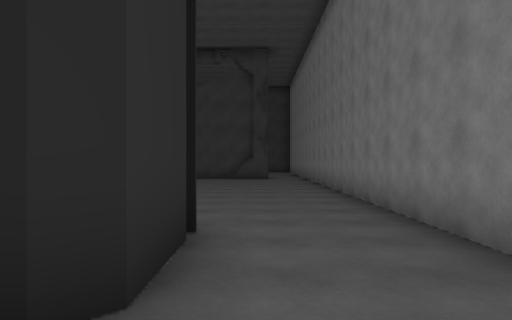
View 1 (above)

16 first-person views from a walk through a Unity game level. The camera is 1.5 m above the floor, looks level and sees 70° across. The floor is counted in squares, 2 m on a side. Each view is taken from the middle of a square. On the plan, view 1 faces up. The plan holds only what a view shows up to about 11 squares ahead; the rest is blank. The place goes on beyond the plan.

View 2
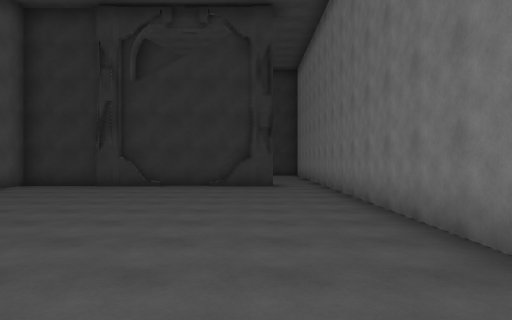

View 3
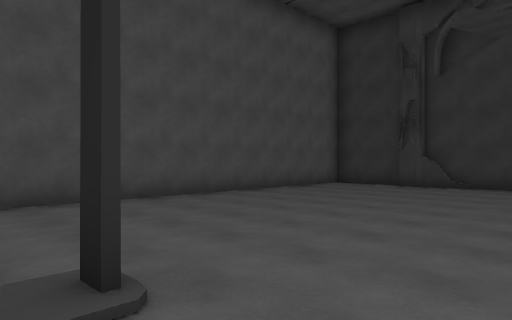

View 4
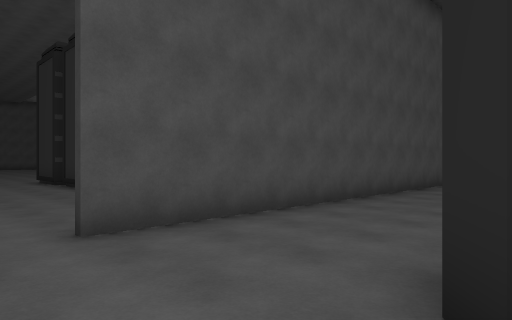

View 5
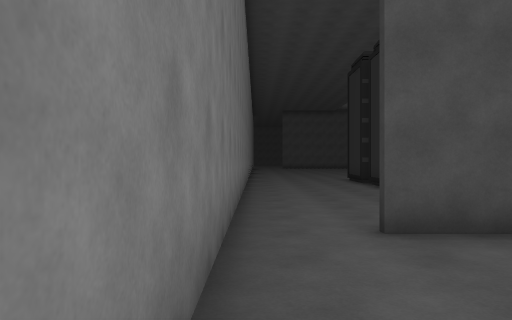

View 6
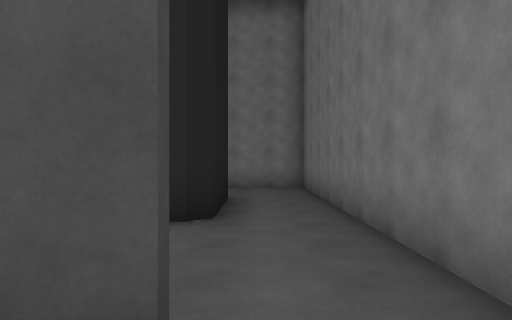

View 7
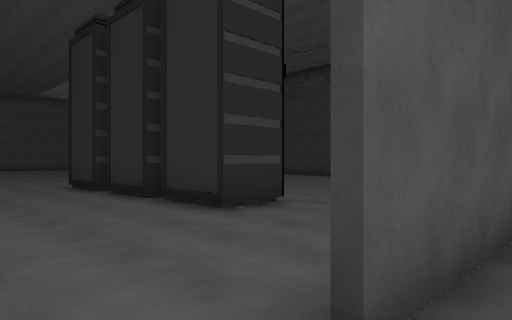

View 8
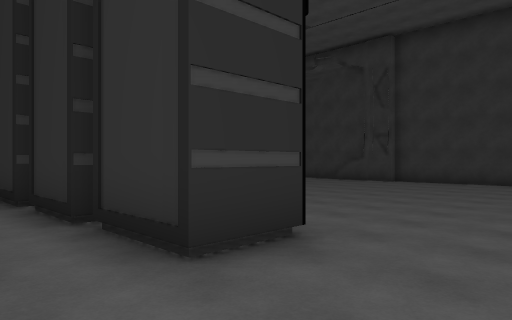

View 9
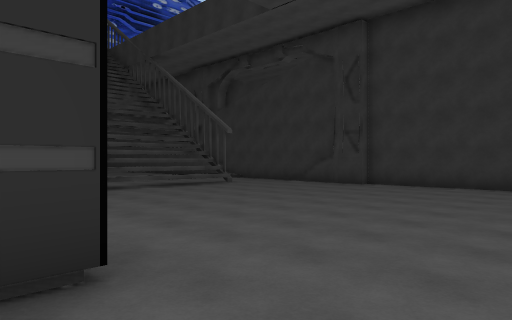

View 10
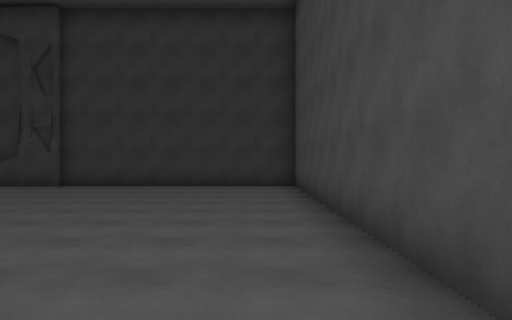

View 11
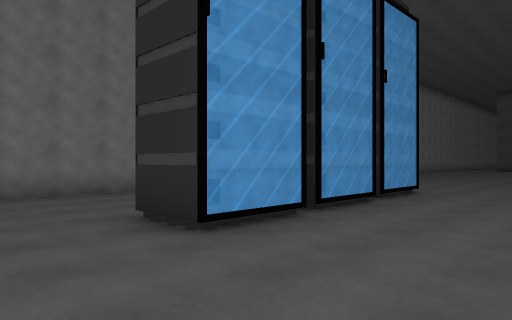

View 12
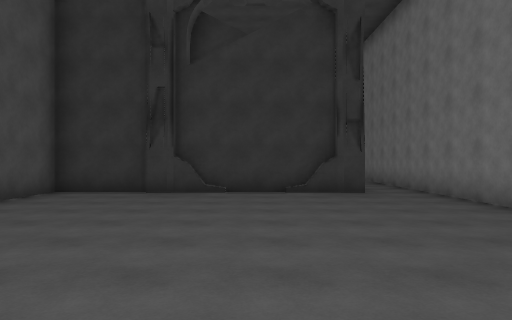

View 13
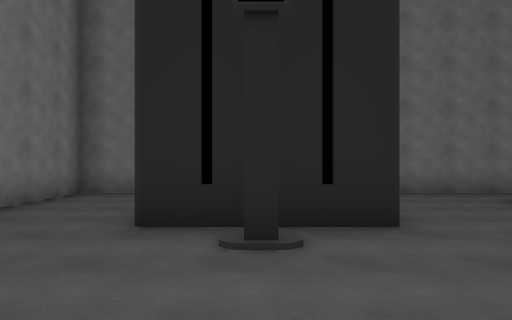

View 14
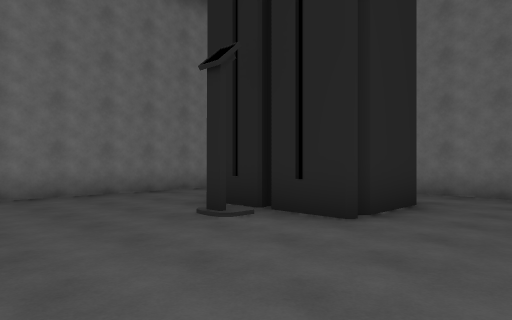

View 15
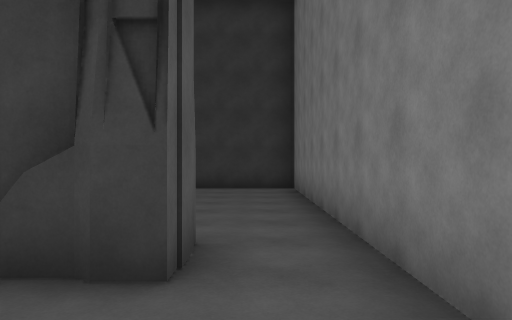

View 16
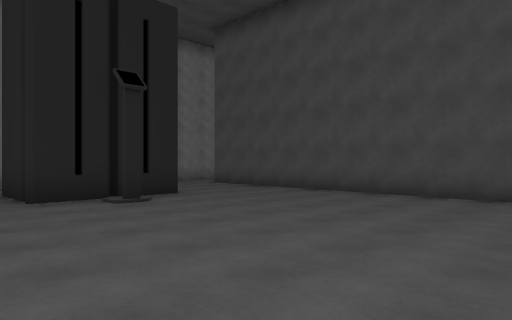

### Floor plan
Points are (right, up) in squares from view 1. A wall is a line through its corners. A room is listed if a view was taken in it or the views show most of it. See-through windows are left out.
Room 1 (views 1, 2, 3, 4, 5, 7, 12, 13, 14, 15, 16)
walls: (-3.6, 3.9) (-0.6, 3.9); (-0.6, 3.5) (-0.6, 1.8) (-1, 1.5) (-3.3, 1.5) (-3.6, 1.8) (-3.6, 3.5); (-3.4, 14.2) (-4.5, 14.2); (-4.5, 14.5) (-7, 14.5); (0.5, 14.2) (-0.7, 14.2); (-0.1, 14.5) (-3.9, 14.5); (-6.4, -0.3) (2, -0.3) (2, 14.4); (-6.7, 14.6) (-6.7, 1.3)
ways out: opening at (-7, 0.5) to room 2; opening at (1, 15)
Room 2 (views 6, 8, 9, 10, 11)
walls: (-14.2, 4.9) (-12.4, 4.9); (-16.4, 4.9) (-14.7, 4.9); (-16.4, 4.7) (-14.7, 4.7); (-12.1, 4.9) (-10.2, 4.9) (-10.2, 3.6) (-12.1, 3.6); (-14.7, 3.4) (-16.4, 3.4); (-12.4, 3.6) (-14.2, 3.6); (-13.6, 14.2) (-15.2, 14.2); (-13.4, -0.3) (-6.4, -0.3); (-14.9, 14.5) (-15.4, 14.5); (-6.9, 5.6) (-6.9, 14.4); (-6.9, 1.3) (-6.9, 1.9); (-7, 14.5) (-13.6, 14.5)
ways out: opening at (-7, 0.5) to room 1

Where each view was taken, in squares from view 1:
view 1: 0 up, 0 right, facing up
view 2: 4 up, 0 right, facing up
view 3: 4 up, 0 right, facing up-left
view 4: 0 up, 3 left, facing up-left
view 5: 0 up, 3 left, facing left
view 6: 1 up, 8 left, facing right
view 7: 0 up, 6 left, facing up-left
view 8: 2 up, 8 left, facing up-left
view 9: 4 up, 8 left, facing up-left
view 10: 4 up, 8 left, facing up
view 11: 8 up, 8 left, facing down-left
view 12: 6 up, 2 left, facing up
view 13: 8 up, 2 left, facing down
view 14: 8 up, 6 left, facing down-right
view 15: 12 up, 1 right, facing up
view 16: 11 up, 1 right, facing down-left
